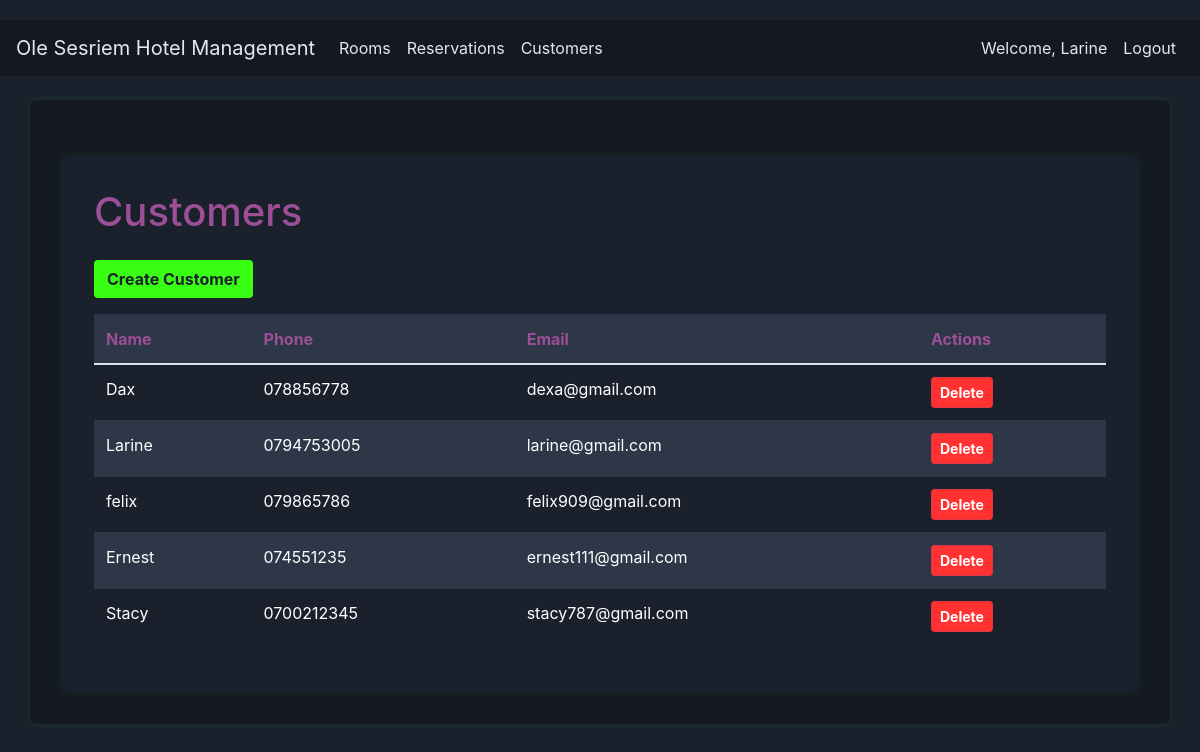
The app's page /customers/ (signed in) with its own data.
### core/models.py (models this page shows, shortened)
class Customer(models.Model):
    user = models.ForeignKey(User, on_delete=models.SET_NULL, null=True, blank=True)
    name = models.CharField(max_length=100)
    phone = models.CharField(max_length=20, blank=True)
    email = models.EmailField(blank=True)

### core/views.py (the view)
# urls.py: path('customers/', views.customer_list, name='customer_list'),
@login_required
def customer_list(request):
    customers = Customer.objects.all()
    return render(request, 'customer_list.html', {'customers': customers})

### core/templates/customer_list.html (shortened to what this page needs)
{% extends 'core/base.html' %}
{% block content %}
<div class="container mt-4" style="background-color: #1a202c; color: #ffffff;">
    <h1 class="mb-4" style="color: #9B4F96;">Customers</h1>
    <a href="{% url 'customer_create' %}" class="btn mb-3" style="background-color: #39FF14; color: #1a202c; font-weight: bold; transition: all 0.3s ease;">Create Customer</a>
    <table class="table">
        <thead>
            <tr style="background-color: #2d3748; color: #9B4F96;">
                <th>Name</th>
                <th>Phone</th>
                <th>Email</th>
                <th>Actions</th>
            </tr>
        </thead>
        <tbody>
            {% for customer in customers %}
                <tr style="background-color: {% cycle '#1a202c' '#2d3748' %}; color: #ffffff;">
                    <td>{{ customer.name }}</td>
                    <td>{{ customer.phone }}</td>
                    <td>{{ customer.email }}</td>
                    <td>
                        <button class="btn btn-sm btn-danger delete-customer" data-customer-id="{{ customer.pk }}" style="background-color: #FF3131; color: #ffffff; font-weight: bold; transition: all 0.3s ease;">Delete</button>
                    </td>
                </tr>
            {% empty %}
                <tr style="background-color: #1a202c; color: #ffffff;">
                    <td colspan="4">No customers found.</td>
                </tr>
            {% endfor %}
        </tbody>
    </table>
</div>
{% endblock %}

### core/templates/core/base.html (shortened to what this page needs)
<!DOCTYPE html>
<html lang="en">
<head>
    <link rel="stylesheet" href="https://stackpath.bootstrapcdn.com/bootstrap/4.5.2/css/bootstrap.min.css">
    <link rel="stylesheet" href="/static/css/style.css">
</head>
<body>
    <nav class="navbar navbar-expand-lg navbar-light">
        <a class="navbar-brand" href="{% url 'dashboard' %}">Ole Sesriem Hotel Management</a>
        <div class="collapse navbar-collapse" id="navbarNav">
            <ul class="navbar-nav">
                <li class="nav-item">
                    <a class="nav-link" href="{% url 'room_list' %}">Rooms</a>
                </li>
                <li class="nav-item">
                    <a class="nav-link" href="{% url 'reservation_list' %}">Reservations</a>
                </li>
                <li class="nav-item">
                    <a class="nav-link" href="{% url 'customer_list' %}">Customers</a>
                </li>
            </ul>
            <ul class="navbar-nav ml-auto">
                {% if user.is_authenticated %}
                    <li class="nav-item">
                        <span class="nav-link">Welcome, {{ user.username }}</span>
                    </li>
                    <li class="nav-item">
                        <a class="nav-link" href="{% url 'login' %}">Logout</a>
                    </li>
                {% endif %}
            </ul>
        </div>
    </nav>
    <div class="container mt-4">
        {% block content %}
        {% endblock %}
    </div>
</body>
</html>

### core/static/style.css (style rules this page uses)
body { padding-top: 20px; }

### core/templates/core/base.html (style rules this page uses)
:root { --dark-bg: #1a202c; --darker-bg: #141921; --neon-green: #39FF14; --amber-purple: #9B4F96; --light-text: #e2e8f0; }
body { background-color: var(--dark-bg); color: var(--light-text); }
.navbar { background-color: var(--darker-bg) !important; }
.navbar-light .navbar-brand, .navbar-light .navbar-nav .nav-link { color: var(--light-text) !important; }
.container { background-color: var(--darker-bg); padding: 2rem; border-radius: 8px; box-shadow: 0 0 10px rgba(57, 255, 20, 0.1); }
table { color: var(--light-text); }
h1, h2, h3, h4, h5, h6 { color: var(--amber-purple); }
a { color: var(--neon-green); }

### core/templates/customer_list.html (style rules this page uses)
.table { border-color: #2d3748; }
.table td, .table th { border-color: #2d3748; }

### records on screen
Customer: name "Dax", phone "078856778", email "dexa@gmail.com"
Customer: name "Larine", phone "0794753005", email "larine@gmail.com"
Customer: name "felix", phone "079865786", email "felix909@gmail.com"
Customer: name "Ernest", phone "074551235", email "ernest111@gmail.com"
Customer: name "Stacy", phone "0700212345", email "stacy787@gmail.com"

### other values on screen
{{ user.username }} "Larine"
